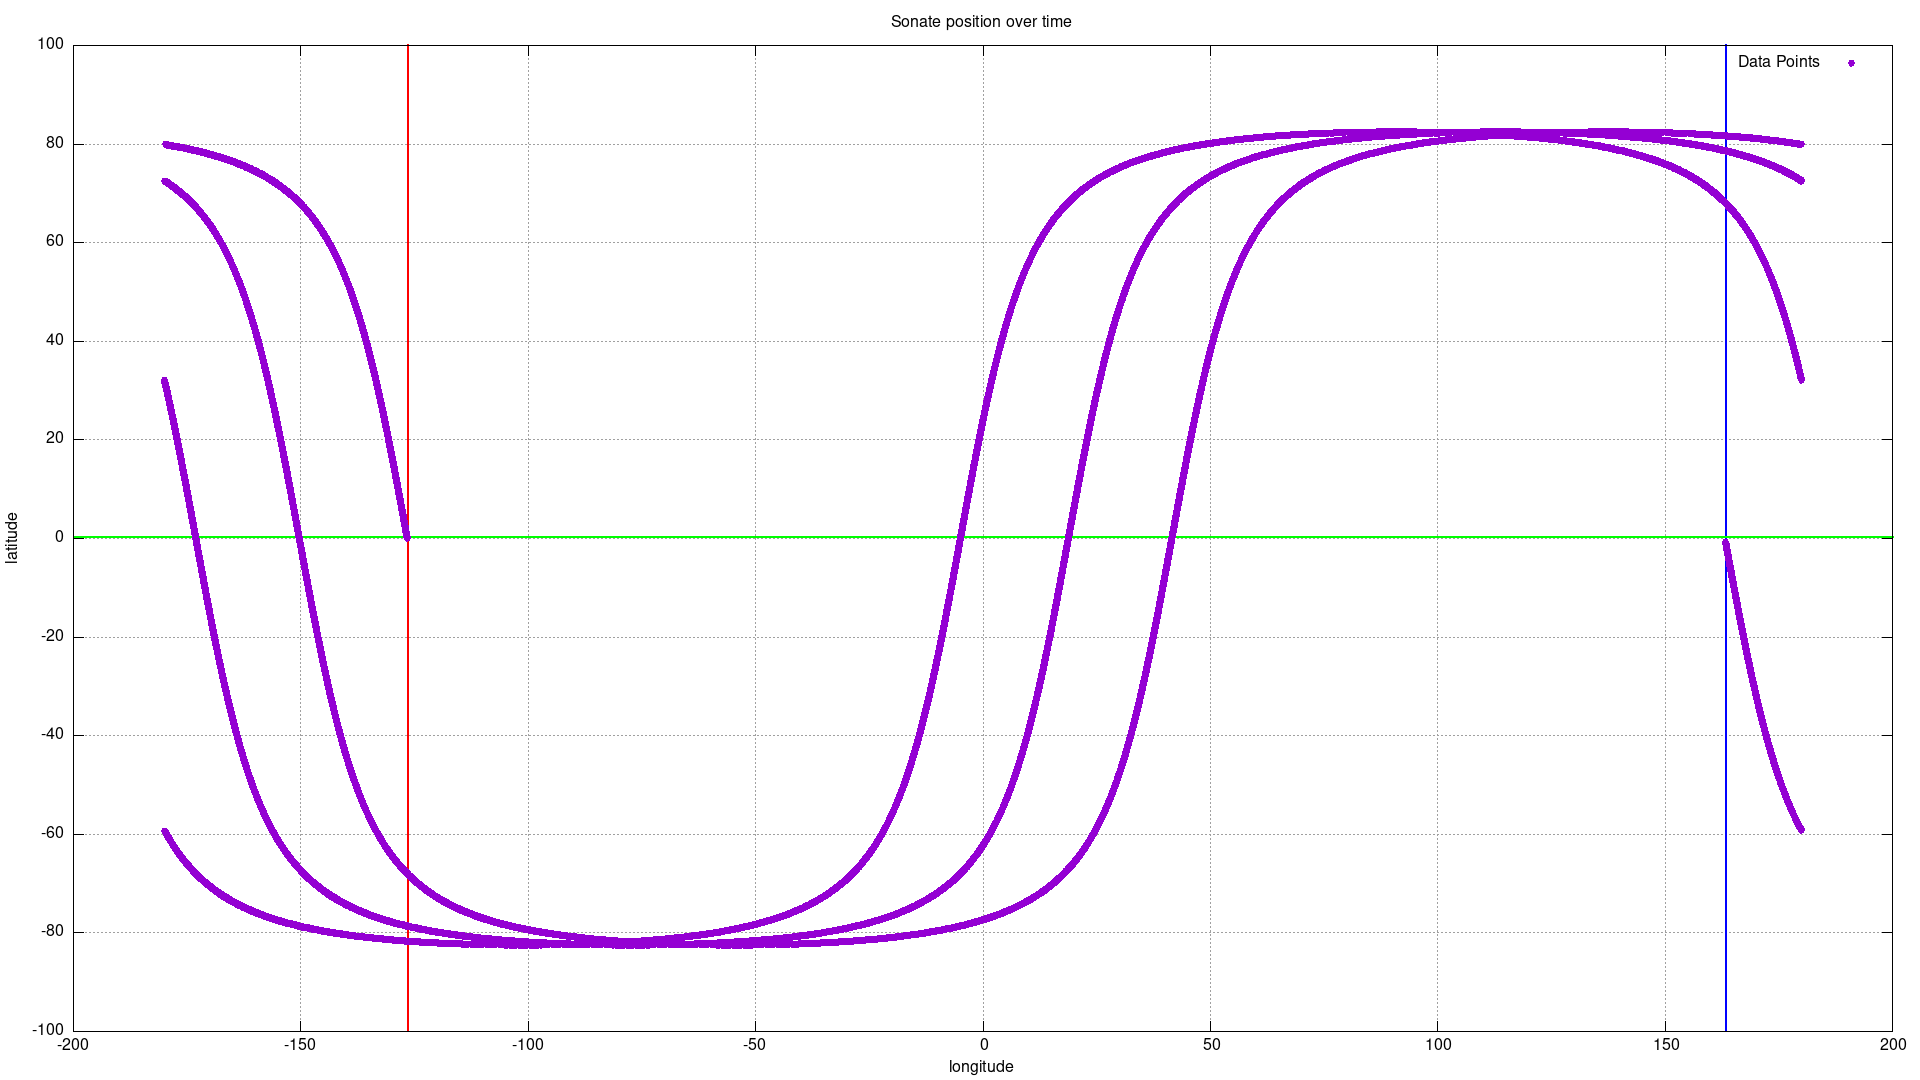

Write the gnuplot code that produced this figure.
set title "Sonate position over time"

set ylabel "latitude"
set xlabel "longitude"

set terminal png size 1920, 1080 
set output "d.png"
set grid
datafile = "build/d"
start_longitude = -126.624482 
end_longitude = 163.282418

set arrow 1 from start_longitude, graph 0 to start_longitude, graph 1 nohead lc rgb "red" lw 2
set arrow 2 from end_longitude, graph 0 to end_longitude, graph 1 nohead lc rgb "blue" lw 2

set arrow 3 from graph 0, first 0 to graph 1, first 0 nohead lc rgb "green" lw 2

plot "build/d" using 1:2 with points pointtype 7 pointsize 1 title "Data Points"
